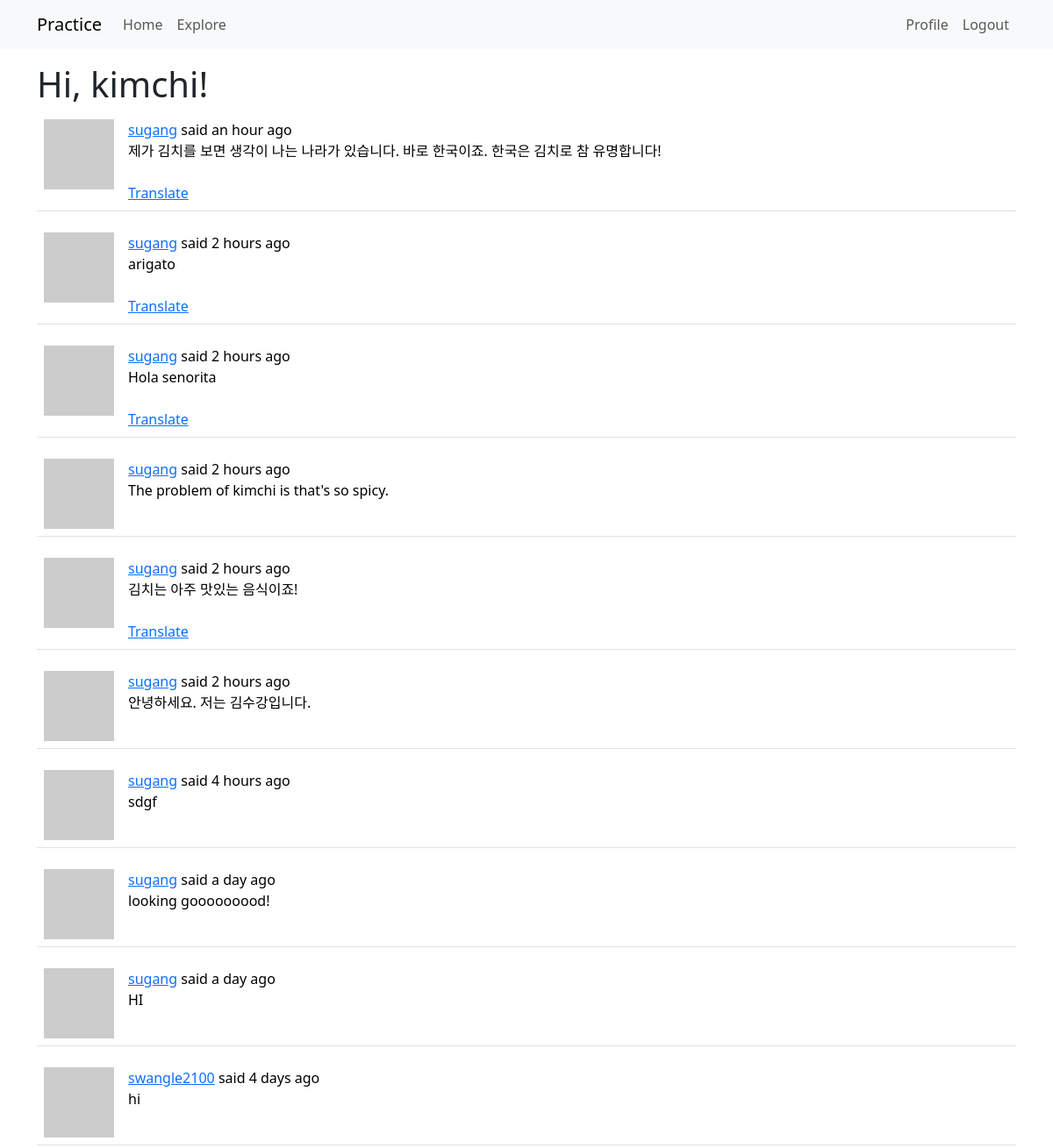
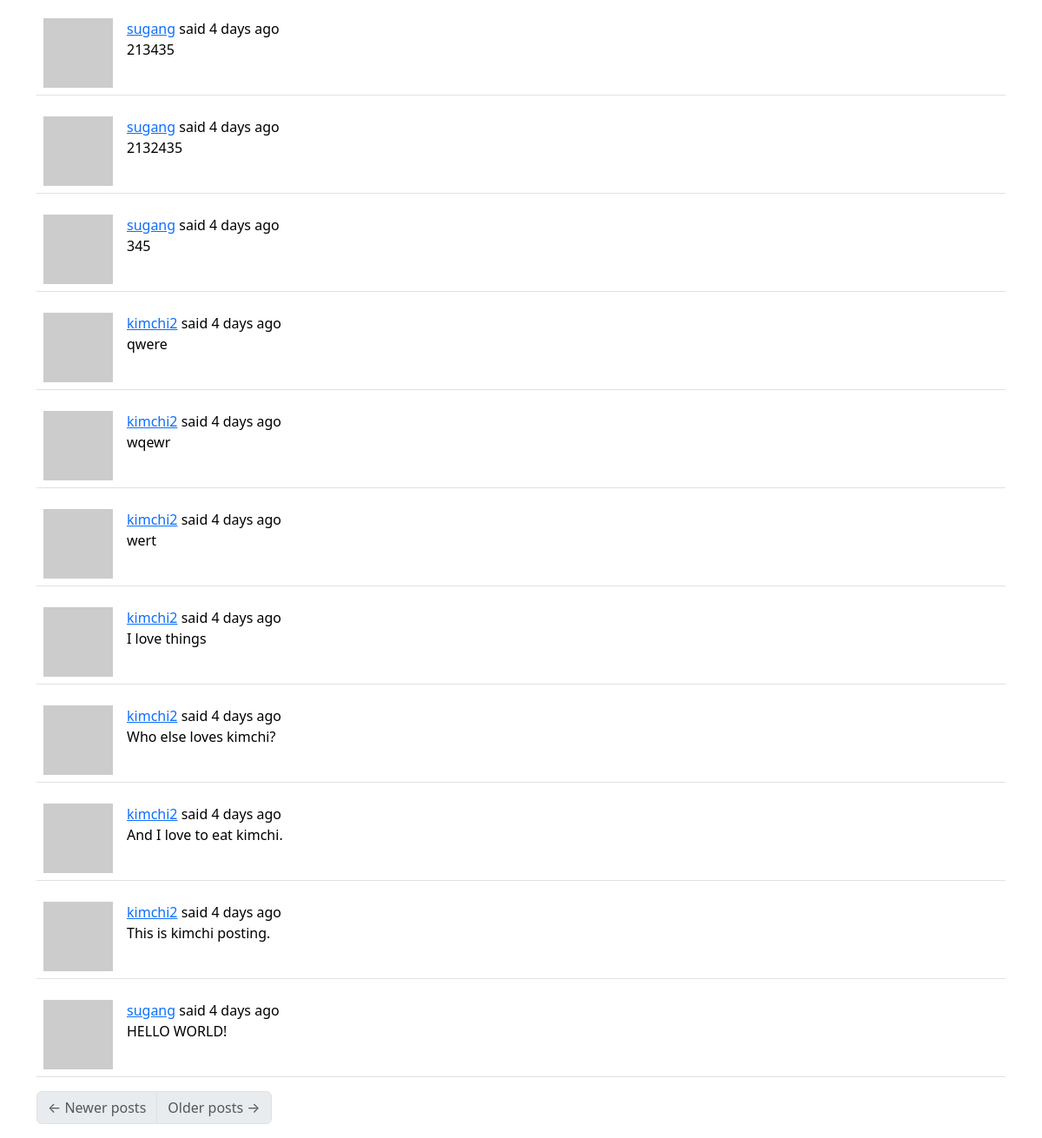
Page /explore (signed in) on the committed database (2 pictures, top to bottom).
### app/models.py (models this page shows, shortened)
class User(UserMixin, db.Model):
    id: so.Mapped[int] = so.mapped_column(primary_key=True)
    username: so.Mapped[str] = so.mapped_column(sa.String(64), index=True, unique=True)
    email: so.Mapped[str] = so.mapped_column(sa.String(120), index=True, unique=True)
    password_hash: so.Mapped[Optional[str]] = so.mapped_column(sa.String(256))
    about_me: so.Mapped[Optional[str]] = so.mapped_column(sa.String(140))
    last_seen: so.Mapped[Optional[datetime]] = so.mapped_column(
        default=lambda: datetime.now(timezone.utc)
    )
    def avatar(self, size):
        digest = md5(self.email.lower().encode("utf-8")).hexdigest()
        return f"https://www.gravatar.com/avatar/{digest}?d=identicon&s={size}"
    posts: so.WriteOnlyMapped["Post"] = so.relationship(back_populates="author")
    following: so.WriteOnlyMapped["User"] = so.relationship(
        secondary=followers,
        primaryjoin=(followers.c.follower_id == id),
        secondaryjoin=(followers.c.followed_id == id),
        back_populates="followers",
    )
    followers: so.WriteOnlyMapped["User"] = so.relationship(
        secondary=followers,
        primaryjoin=(followers.c.followed_id == id),
        secondaryjoin=(followers.c.follower_id == id),
        back_populates="following",
    )

class Post(db.Model):
    id: so.Mapped[int] = so.mapped_column(primary_key=True)
    body: so.Mapped[str] = so.mapped_column(sa.String(140))
    timestamp: so.Mapped[datetime] = so.mapped_column(
        index=True, default=lambda: datetime.now(timezone.utc)
    )
    user_id: so.Mapped[int] = so.mapped_column(sa.ForeignKey(User.id), index=True)
    language: so.Mapped[Optional[str]] = so.mapped_column(sa.String(5))
    author: so.Mapped[User] = so.relationship(back_populates="posts")

### app/routes.py (the view)
@app.route("/explore")
@login_required
def explore():
    page = request.args.get("page", 1, type=int)
    query = sa.select(Post).order_by(Post.timestamp.desc())
    posts = db.paginate(
        query,
        page=page,
        per_page=app.config["POSTS_PER_PAGE"],
        error_out=False,
    )
    next_url = url_for("explore", page=posts.next_num) if posts.has_next else None
    prev_url = url_for("explore", page=posts.prev_num) if posts.has_prev else None
    return render_template(
        "index.html",
        title="Explore",
        posts=posts.items,
        next_url=next_url,
        prev_url=prev_url,
    )

### app/__init__.py (called while the page is built)
def get_locale():
    return request.accept_languages.best_match(app.config["LANGUAGES"])

### app/models.py (called while the page is built)
@login.user_loader
def load_user(id):
    return db.session.get(User, int(id))

### app/routes.py (called while the page is built)
@app.before_request
def before_request():
    if current_user.is_authenticated:
        current_user.last_seen = datetime.now(timezone.utc)
        db.session.commit()
    g.locale = str(get_locale())

### app/templates/index.html (shortened to what this page needs)
{% extends "base.html" %}
{% import "bootstrap_wtf.html" as wtf %}
{% block content %}
    <h1>{{ _('Hi, %(username)s!', username=current_user.username) }}</h1>
    {% for post in posts %}
        {% include '_post.html' %}
    {% endfor %}
    <nav aria-label="{{ _("Post navigation") }}">
        <ul class="pagination">
            <li class="page-item{% if not prev_url %} disabled{% endif %}">
                <a class="page-link" href="{{ prev_url }}">
                    <span aria-hidden="true">&larr;</span> {{ _("Newer posts") }}
                </a>
            </li>
            <li class="page-item{% if not next_url %} disabled{% endif %}">
                <a class="page-link" href="{{ next_url }}">
                    {{ _("Older posts") }} <span aria-hidden="true">&rarr;</span>
                </a>
            </li>
        </ul>
    </nav>
{% endblock %}

### app/templates/_post.html (shortened to what this page needs)
<table class="table table-hover">
    <tr>
        <td width="70px">
            <a href="{{ url_for('user', username=post.author.username) }}">
                <img src="{{ post.author.avatar(70) }}" />
            </a>
        </td>
        <td>
            {{ _('%(username)s said %(when)s',username=user_link, when=moment(post.timestamp).fromNow()) }}
            <br>
            <span id="post{{ post.id }}">{{ post.body }}</span>
            {% if post.language and post.language != g.locale %}
                <br>
                <br>
                <span id="translation{{ post.id }}"><a href="javascript:translate('post{{ post.id }}', 'translation{{ post.id }}', '{{ post.language }}', '{{ g.locale }}');">{{ _("Translate") }}</a></span>
            {% endif %}
        </td>
    </tr>
</table>

### rows in the picture
Post: body "제가 김치를 보면 생각이 나는 나라가 있습니다. 바로 한국이죠. 한국은 김치로 참 유명합니다!"
Post: body "arigato"
Post: body "Hola senorita"
Post: body "The problem of kimchi is that's so spicy."
Post: body "김치는 아주 맛있는 음식이죠!"
Post: body "안녕하세요. 저는 김수강입니다."
Post: body "sdgf"
Post: body "looking gooooooood!"
Post: body "HI"
Post: body "hi"
Post: body "213435"
Post: body "2132435"
Post: body "345"
Post: body "qwere"
Post: body "wqewr"
Post: body "wert"
Post: body "I love things"
Post: body "Who else loves kimchi?"
Post: body "And I love to eat kimchi."
Post: body "This is kimchi posting."
Post: body "HELLO WORLD!"
